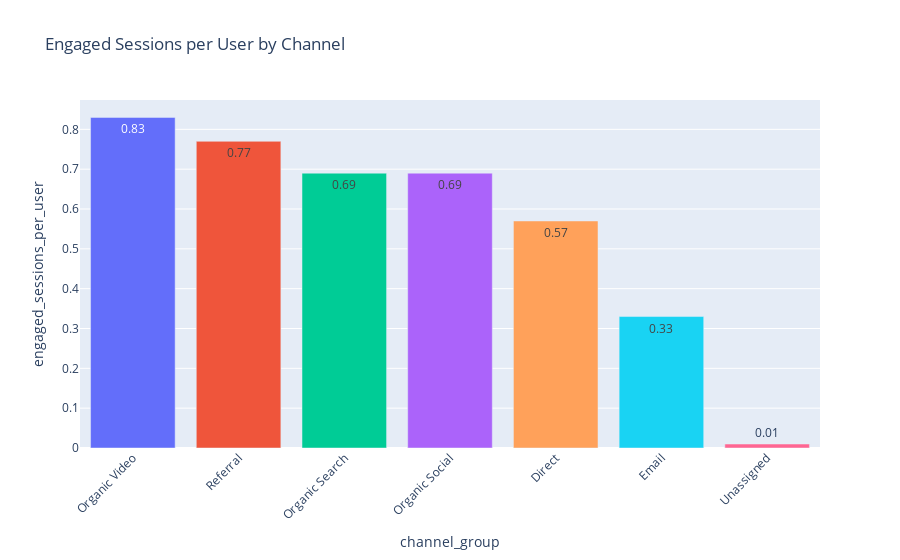

Notebook cell for this chart:
### Markdown cell above
Engaged Sessions per User by Channel

### Code cell
engaged_sessions_plot = df.groupby("channel_group")["engaged_sessions_per_user"].mean().round(2).reset_index().sort_values(by="engaged_sessions_per_user", ascending=False)
fig = px.bar(engaged_sessions_plot,
             x="channel_group",
             y="engaged_sessions_per_user",
             title="Engaged Sessions per User by Channel",
             text="engaged_sessions_per_user",
             color="channel_group")
fig.update_layout(xaxis_tickangle=-45, showlegend=False)
fig.show()

### Figure 1 — Plotly figure (JSON) as saved in the notebook; plotly's stock layout.template omitted (floating-point values rounded to 4 significant figures)
{"data": [{"alignmentgroup": "True", "hovertemplate": "channel_group=%{x}<br>engaged_sessions_per_user=%{text}<extra></extra>", "legendgroup": "Organic Video", "marker": {"color": "#636efa", "pattern": {"shape": ""}}, "name": "Organic Video", "offsetgroup": "Organic Video", "orientation": "v", "showlegend": true, "text": [0.83], "textposition": "auto", "type": "bar", "x": ["Organic Video"], "xaxis": "x", "y": [0.83], "yaxis": "y"}, {"alignmentgroup": "True", "hovertemplate": "channel_group=%{x}<br>engaged_sessions_per_user=%{text}<extra></extra>", "legendgroup": "Referral", "marker": {"color": "#EF553B", "pattern": {"shape": ""}}, "name": "Referral", "offsetgroup": "Referral", "orientation": "v", "showlegend": true, "text": [0.77], "textposition": "auto", "type": "bar", "x": ["Referral"], "xaxis": "x", "y": [0.77], "yaxis": "y"}, {"alignmentgroup": "True", "hovertemplate": "channel_group=%{x}<br>engaged_sessions_per_user=%{text}<extra></extra>", "legendgroup": "Organic Search", "marker": {"color": "#00cc96", "pattern": {"shape": ""}}, "name": "Organic Search", "offsetgroup": "Organic Search", "orientation": "v", "showlegend": true, "text": [0.69], "textposition": "auto", "type": "bar", "x": ["Organic Search"], "xaxis": "x", "y": [0.69], "yaxis": "y"}, {"alignmentgroup": "True", "hovertemplate": "channel_group=%{x}<br>engaged_sessions_per_user=%{text}<extra></extra>", "legendgroup": "Organic Social", "marker": {"color": "#ab63fa", "pattern": {"shape": ""}}, "name": "Organic Social", "offsetgroup": "Organic Social", "orientation": "v", "showlegend": true, "text": [0.69], "textposition": "auto", "type": "bar", "x": ["Organic Social"], "xaxis": "x", "y": [0.69], "yaxis": "y"}, {"alignmentgroup": "True", "hovertemplate": "channel_group=%{x}<br>engaged_sessions_per_user=%{text}<extra></extra>", "legendgroup": "Direct", "marker": {"color": "#FFA15A", "pattern": {"shape": ""}}, "name": "Direct", "offsetgroup": "Direct", "orientation": "v", "showlegend": true, "text": [0.57], "textposition": "auto", "type": "bar", "x": ["Direct"], "xaxis": "x", "y": [0.57], "yaxis": "y"}, {"alignmentgroup": "True", "hovertemplate": "channel_group=%{x}<br>engaged_sessions_per_user=%{text}<extra></extra>", "legendgroup": "Email", "marker": {"color": "#19d3f3", "pattern": {"shape": ""}}, "name": "Email", "offsetgroup": "Email", "orientation": "v", "showlegend": true, "text": [0.33], "textposition": "auto", "type": "bar", "x": ["Email"], "xaxis": "x", "y": [0.33], "yaxis": "y"}, {"alignmentgroup": "True", "hovertemplate": "channel_group=%{x}<br>engaged_sessions_per_user=%{text}<extra></extra>", "legendgroup": "Unassigned", "marker": {"color": "#FF6692", "pattern": {"shape": ""}}, "name": "Unassigned", "offsetgroup": "Unassigned", "orientation": "v", "showlegend": true, "text": [0.01], "textposition": "auto", "type": "bar", "x": ["Unassigned"], "xaxis": "x", "y": [0.01], "yaxis": "y"}], "layout": {"barmode": "relative", "legend": {"title": {"text": "channel_group"}, "tracegroupgap": 0}, "showlegend": false, "title": {"text": "Engaged Sessions per User by Channel"}, "xaxis": {"anchor": "y", "categoryarray": ["Organic Video", "Referral", "Organic Search", "Organic Social", "Direct", "Email", "Unassigned"], "categoryorder": "array", "domain": [0, 1], "tickangle": -45, "title": {"text": "channel_group"}}, "yaxis": {"anchor": "x", "domain": [0, 1], "title": {"text": "engaged_sessions_per_user"}}}}
